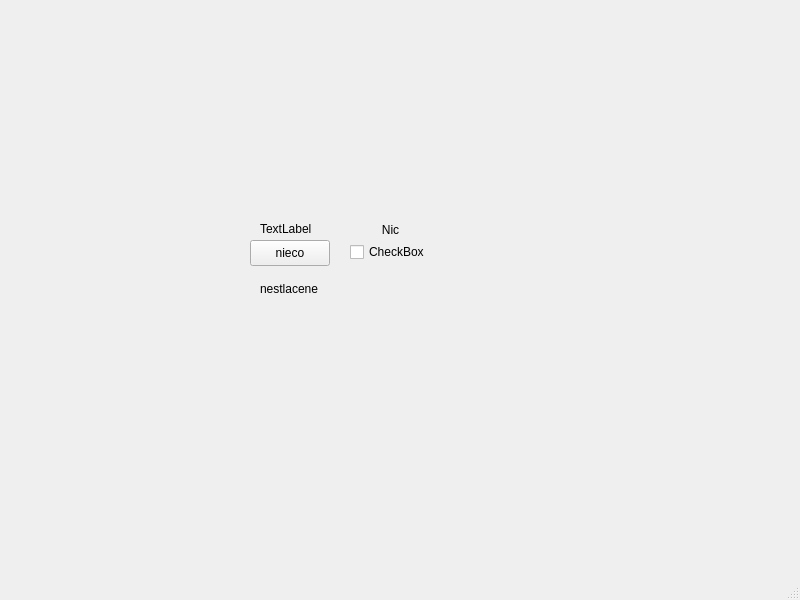
<?xml version="1.0" encoding="UTF-8"?>
<ui version="4.0">
 <class>MainWindow</class>
 <widget class="QMainWindow" name="MainWindow">
  <property name="geometry">
   <rect>
    <x>0</x>
    <y>0</y>
    <width>800</width>
    <height>600</height>
   </rect>
  </property>
  <property name="windowTitle">
   <string>MainWindow</string>
  </property>
  <widget class="QWidget" name="centralwidget">
   <widget class="QLabel" name="label">
    <property name="geometry">
     <rect>
      <x>260</x>
      <y>220</y>
      <width>58</width>
      <height>18</height>
     </rect>
    </property>
    <property name="text">
     <string>TextLabel</string>
    </property>
   </widget>
   <widget class="QPushButton" name="pushButton">
    <property name="geometry">
     <rect>
      <x>250</x>
      <y>240</y>
      <width>80</width>
      <height>26</height>
     </rect>
    </property>
    <property name="text">
     <string>nieco</string>
    </property>
   </widget>
   <widget class="QCheckBox" name="checkBox">
    <property name="geometry">
     <rect>
      <x>350</x>
      <y>240</y>
      <width>85</width>
      <height>24</height>
     </rect>
    </property>
    <property name="text">
     <string>CheckBox</string>
    </property>
   </widget>
   <widget class="QLabel" name="label_2">
    <property name="geometry">
     <rect>
      <x>350</x>
      <y>220</y>
      <width>81</width>
      <height>20</height>
     </rect>
    </property>
    <property name="text">
     <string>Nic</string>
    </property>
    <property name="alignment">
     <set>Qt::AlignCenter</set>
    </property>
   </widget>
   <widget class="QLabel" name="label_3">
    <property name="geometry">
     <rect>
      <x>260</x>
      <y>280</y>
      <width>58</width>
      <height>18</height>
     </rect>
    </property>
    <property name="text">
     <string>nestlacene</string>
    </property>
   </widget>
  </widget>
  <widget class="QMenuBar" name="menubar">
   <property name="geometry">
    <rect>
     <x>0</x>
     <y>0</y>
     <width>800</width>
     <height>23</height>
    </rect>
   </property>
  </widget>
  <widget class="QStatusBar" name="statusbar"/>
 </widget>
 <resources/>
 <connections/>
</ui>
